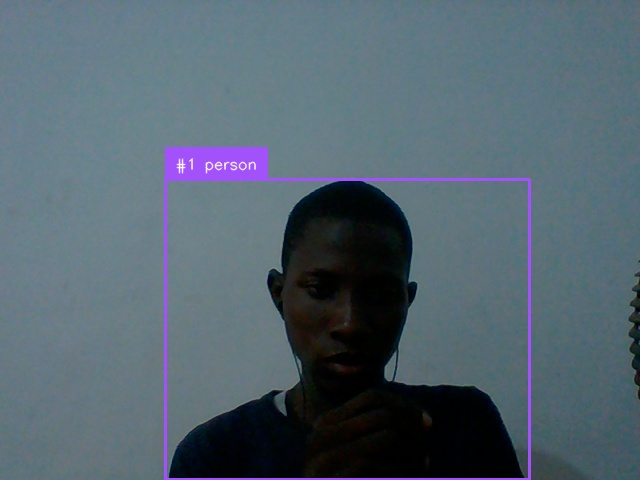
#> input picture frame.jpg, 640 x 480 px, given in place of stream, which was not available
$ python camTest.py
#> lines starting #> are read from the running program, lines starting #| are printed output that depends on the picture; after the words box and inside, x2 and y2 are one past the last pixel; in counts of white or black regions, pixels touching at a corner belong together; pictures that were not available may be replaced by others from this repository, and a replacement may not be noted
import cv2
import numpy as np

import requests

'''
INFO SECTION
- if you want to monitor raw parameters of ESP32CAM, open the browser and go to http://192.168.x.x/status
- command can be sent through an HTTP get composed in the following way http://192.168.x.x/control?var=VARIABLE_NAME&val=VALUE (check varname and value in status)
'''

# ESP32 URL
URL = "http://192.168.99.95/1024x768.mjpeg"
AWB = True

# Face recognition and opencv setup
cap = cv2.VideoCapture(URL + ":81/stream")
face_classifier = cv2.CascadeClassifier('haarcascade_frontalface_alt.xml') # insert the full path to haarcascade file if you encounter any problem

def set_resolution(url: str, index: int=1, verbose: bool=False):
#> called with url = 'http://192.168.99.95/1024x768.mjpeg', index = 8, verbose = False
    try:
        if verbose:
            resolutions = "10: UXGA(1600x1200)\n9: SXGA(1280x1024)\n8: XGA(1024x768)\n7: SVGA(800x600)\n6: VGA(640x480)\n5: CIF(400x296)\n4: QVGA(320x240)\n3: HQVGA(240x176)\n0: QQVGA(160x120)"
            print("available resolutions\n{}".format(resolutions))

        if index in [10, 9, 8, 7, 6, 5, 4, 3, 0]:
            requests.get(url + "/control?var=framesize&val={}".format(index))
#> (this line was passed over: the network is not available in this run)
        else:
            print("Wrong index")
    except:
        print("SET_RESOLUTION: something went wrong")

def set_quality(url: str, value: int=1, verbose: bool=False):
    try:
        if value >= 10 and value <=63:
            requests.get(url + "/control?var=quality&val={}".format(value))
    except:
        print("SET_QUALITY: something went wrong")

def set_awb(url: str, awb: int=1):
    try:
        awb = not awb
        requests.get(url + "/control?var=awb&val={}".format(1 if awb else 0))
    except:
        print("SET_QUALITY: something went wrong")
    return awb

if __name__ == '__main__':
    set_resolution(URL, index=8)

    while True:
        if cap.isOpened():
            ret, frame = cap.read()
#> frame is the input picture: shape (480, 640, 3); mean B, G, R 110.8, 99.7, 84.1

            if ret:
                gray = cv2.cvtColor(frame, cv2.COLOR_BGR2GRAY)
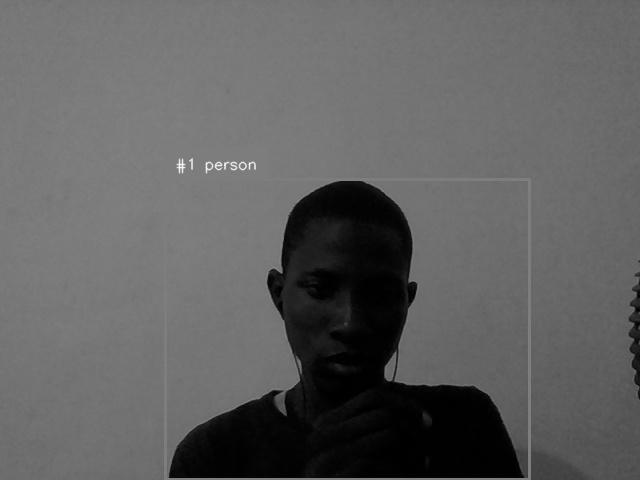
#> gray: shape (480, 640); min 0, max 248, mean 96.3
                gray = cv2.equalizeHist(gray)
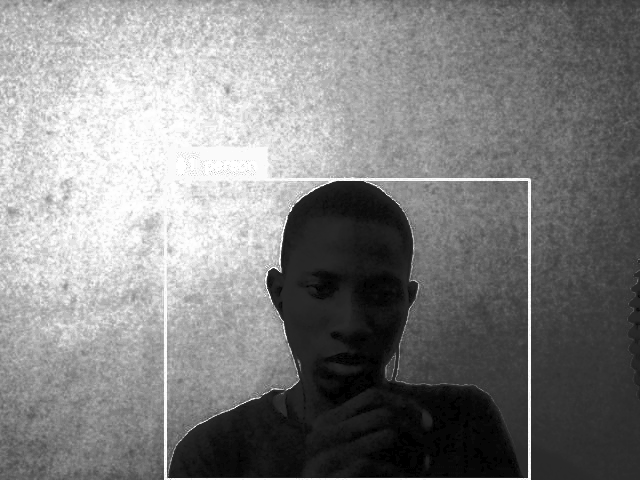
#> gray: shape (480, 640); min 0, max 255, mean 130

                faces = face_classifier.detectMultiScale(gray)
#> faces = [[280, 235, 140, 140]]
                for (x, y, w, h) in faces:
                    center = (x + w//2, y + h//2)
                    frame = cv2.rectangle(frame, (x, y), (x + w, y + h), (255, 255, 0), 4)
#> this loop made 1 pass
#> (x, y, w, h, center) on pass 1: (280, 235, 140, 140, (350, 305))
#> pass 1, `frame = cv2.rectangle(frame, (x, y), (x + w, y + h), (255, 255, 0), 4)`:
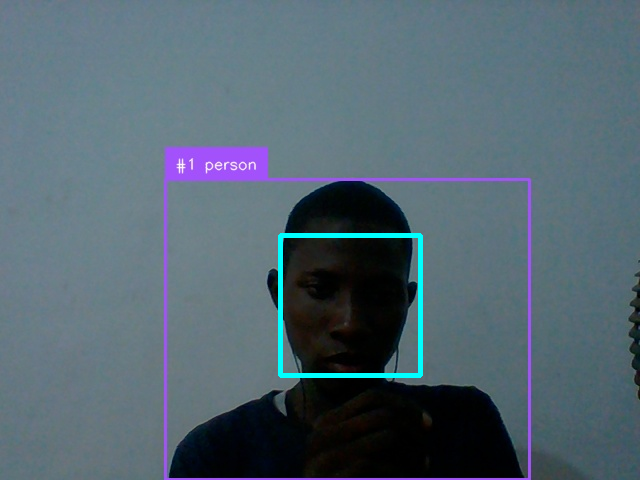
#> frame: shape (480, 640, 3); 0.91% of pixels changed, all inside (x1, y1, x2, y2) = (278, 233, 423, 378)

            cv2.imshow("frame", frame)

            key = cv2.waitKey(1)
#> (key q is pressed here)

            if key == ord('r'):
                idx = int(input("Select resolution index: "))
                set_resolution(URL, index=idx, verbose=True)

            elif key == ord('q'):
                val = int(input("Set quality (10 - 63): "))
#> the answer given: 3
                set_quality(URL, value=val)

            elif key == ord('a'):
                AWB = set_awb(URL, AWB)

            elif key == 27:
                break

    cv2.destroyAllWindows()
    cap.release()
